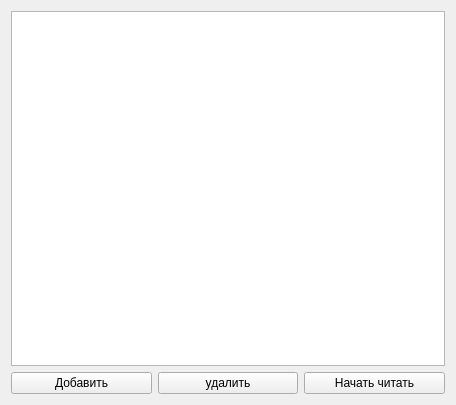
<?xml version="1.0" encoding="UTF-8"?>
<ui version="4.0">
 <class>Form</class>
 <widget class="QWidget" name="Form">
  <property name="geometry">
   <rect>
    <x>0</x>
    <y>0</y>
    <width>456</width>
    <height>405</height>
   </rect>
  </property>
  <property name="windowTitle">
   <string>Library</string>
  </property>
  <layout class="QGridLayout" name="gridLayout">
   <item row="0" column="0" colspan="3">
    <widget class="QTableWidget" name="tableWidget"/>
   </item>
   <item row="1" column="0">
    <widget class="QPushButton" name="append">
     <property name="text">
      <string>Добавить</string>
     </property>
    </widget>
   </item>
   <item row="1" column="1">
    <widget class="QPushButton" name="pushButton_2">
     <property name="text">
      <string>удалить</string>
     </property>
    </widget>
   </item>
   <item row="1" column="2">
    <widget class="QPushButton" name="beginreadding">
     <property name="text">
      <string>Начать читать</string>
     </property>
    </widget>
   </item>
  </layout>
 </widget>
 <resources/>
 <connections/>
</ui>
